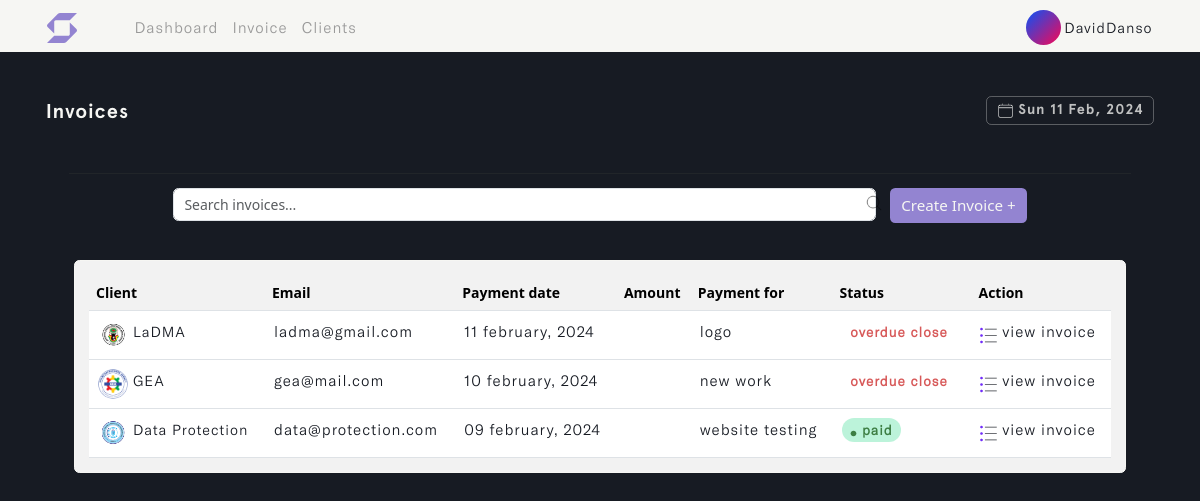
Page /invoice (signed in) on the earlier database version.
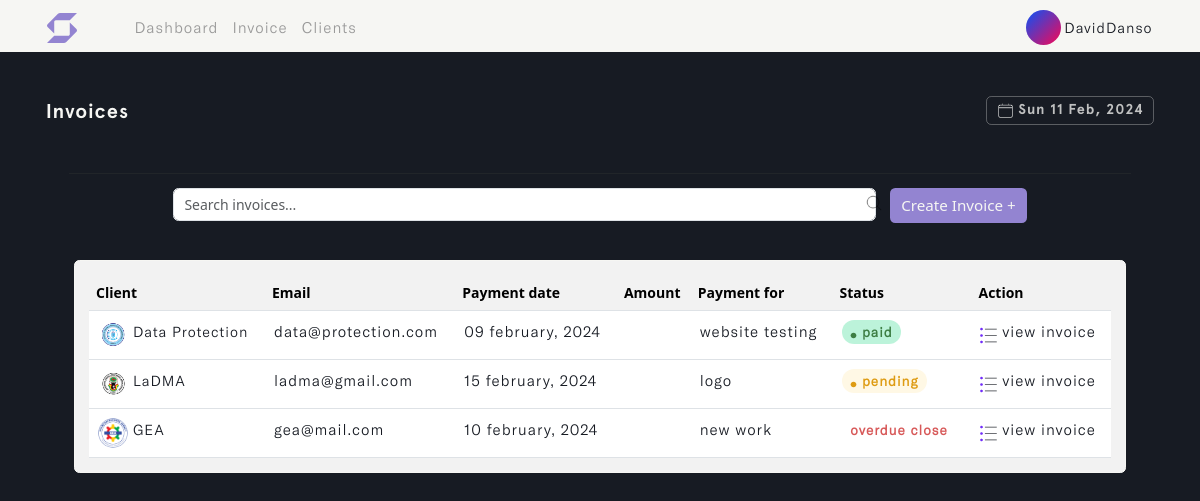
Same page on the later database version.
### invoice/models.py (models this page shows, shortened)
class Invoice(models.Model):
    STATUS = (
        ('Pending', 'Pending'),
        ('Paid', 'Paid')
    )
    CURRENCY = (
        ('USD 🇺🇸', 'USD 🇺🇸'),
        ('GHS 🇬🇭', 'GHS 🇬🇭'),
        ('GBP 🇬🇧', 'GBP 🇬🇧'),
        ('EUR 🇪🇺', 'EUR 🇪🇺'),
        ('NGN 🇳🇬', 'NGN 🇳🇬'),
    )
    account_owner = models.ForeignKey(Profile, on_delete=models.CASCADE)
    project_name = models.CharField(max_length=255)
    project_duration = models.CharField(max_length=50)
    client_name = models.ForeignKey(Client, on_delete=models.CASCADE, to_field='name', related_name='invoice',
                                    help_text='Select a client for this entry.')
    invoice_status = models.CharField(max_length=200, choices=STATUS)
    payment_date = models.DateField(max_length=200, null=True)
    currency = models.CharField(max_length=200, choices=CURRENCY)
    invoice_image = models.ImageField(null=True, blank=True, upload_to='invoice_image/', default='invoice.png')
    client_note = models.TextField(max_length=100000, null=True, blank=True)
    total = models.IntegerField(default=0, null=True, blank=True)
    updated_time_stamp = models.DateTimeField(auto_now=True)
    created_time_stamp = models.DateTimeField(auto_now_add=True)
    id = models.UUIDField(default=uuid.uuid4, primary_key=True, unique=True, editable=False)
    class Meta:
        ordering = ['-updated_time_stamp']

class Client(models.Model):
    account_owner = models.ForeignKey(Profile, on_delete=models.CASCADE)
    name = models.CharField(max_length=50, unique=True)
    address = models.CharField(max_length=255, default='...')
    country = models.CharField(max_length=50)
    email = models.EmailField(max_length=100, unique=True, default='...')
    phone_number = models.IntegerField(null=True, blank=True, default='(xxx)xxx-xxxx')
    city_state = models.CharField(max_length=50)
    postal_code = models.CharField(max_length=30, default='...')
    client_avatar = models.ImageField(null=True, blank=True, upload_to='client_avatar/', default='emil-kowalski.png')
    updated_time_stamp = models.DateTimeField(auto_now=True)
    created_time_stamp = models.DateTimeField(auto_now_add=True)
    id = models.UUIDField(default=uuid.uuid4, primary_key=True, unique=True, editable=False)
    @property
    def imageURL(self):
        try:
            url = self.client_avatar.url
        except:
            url = ''
        return url
    class Meta:
        ordering = ['-updated_time_stamp']
    def __str__(self):
        return self.name

### invoice/views.py (the view, shortened to what this page needs)
# urls.py: path('invoice', views.create_invoice, name='invoice'),
@login_required(login_url='login')
def create_invoice(request):
    profile = request.user.profile
    invoices = profile.invoice_set.all()
    custom_range, invoices = paginateInvoice(request, 5, invoices)
    for invoice in invoices:
        invoice.due = (invoice.payment_date - datetime.now().date()).days
    form = InvoiceCreationForm(request.user, request.POST, request.FILES if request.method == "POST" else None)
    context = {'form': form, 'invoices': invoices,
               'custom_range': custom_range}
    return render(request, 'invoice/invoice.html', context)

### invoice/forms.py
class InvoiceCreationForm(ModelForm):
    payment_date = forms.DateField(widget=DateInput)
    class Meta:
        model = Invoice
        fields = ['project_name', 'project_duration', 'client_name',
                  'invoice_status', 'payment_date', 'currency', 'invoice_image',
                  'client_note']
    def __init__(self, user, *args, **kwargs):
        super(InvoiceCreationForm, self).__init__(*args, **kwargs)
        self.fields['invoice_status'].widget.choices = [('', 'Choose status')] + list(self.fields['invoice_status'].widget.choices)
        self.fields['currency'].widget.choices = [('', 'Choose currency')] + list(self.fields['currency'].widget.choices)
        self.fields['client_name'].queryset = Client.objects.filter(account_owner=user.profile)
        self.fields['currency'].widget.attrs.update({'id': 'currency_field'})
        for name, field in self.fields.items():
            field.widget.attrs.update({'class': 'input form-control'})

### user/models.py (called while the page is built)
    def __str__(self):
        return self.name

### invoice/templates/invoice/invoice.html (shortened to what this page needs)
{% load static %}
<!DOCTYPE html>
<html lang="en" class="js has-scroll-init has-scroll-smooth">
  <head>
    <link rel="stylesheet" href="{% static '/css/bootstrap.min.css' %}" />
    <link rel="stylesheet" href="{% static '/css/invoice.css' %}" />
  </head>
  <body
    id="pageTop"
    class="page-content"
    data-spy="scroll"
    data-target="#mainNav"
  >
    {% include 'invoice/nav.html' %}
    <main>
      <div data-scroll class="page page--layout-2" id="main">
        {% if invoices %}
        <div id="hero">
          <div class="container-fluid">
            <div class="hero-intro">
              <p>
                Invoices
                <span class="badge">
                  <img
                    src="{% static '/images/calendar.png' %}"
                    class="img-fluid calender-img"
                    alt="calender-img"
                  />
                  {% now "D d M, Y" %}
                </span>
              </p>
            </div>
          </div>
        </div>
        <div id="search">
          <div class="container-fluid">
            <div class="search-intro">
              <hr />
              <div class="row g-3 d-flex justify-content-center">
                <div class="col-md-8">
                  <img
                    src="{% static '/images/magnifying-glass.png' %}"
                    class="img-fluid search--img"
                    alt="search--img"
                  />
                  <input
                    type="text"
                    class="form-control live-search-box"
                    placeholder="Search invoices..."
                  />
                </div>
                <div class="col-auto">
                  <button
                    type="submit"
                    class="btn mb-3 invoice--btn"
                    data-bs-toggle="offcanvas"
                    data-bs-target="#offcanvasRight"
                    aria-controls="offcanvasRight"
                  >
                    Create Invoice +
                  </button>
                </div>
              </div>
            </div>
          </div>
        </div>
        {% include 'invoice/desktop-table.html' %}
        {% endif %}
      </div>
    </main>
  </body>
</html>

### invoice/templates/invoice/desktop-table.html (shortened to what this page needs)
{% load static %}
{% load humanize %}
<div id="desktop-table" class="live-search-list">
  <div class="container">
    <div class="desktop-table-intro">
      <div class="card">
        <div class="card-body">
          <table class="table table-hover" id="invoice_table">
            <thead>
              <tr>
                <th scope="col">Client</th>
                <th scope="col">Email</th>
                <th scope="col">Payment date</th>
                <th scope="col">Amount</th>
                <th scope="col">Payment for</th>
                <th scope="col">Status</th>
                <th scope="col">Action</th>
              </tr>
            </thead>
            <tbody>
              {% for invoice in invoices %}
              <tr id="search_invoice">
                <td id="client_name">
                  <img
                    src="{{invoice.client_name.imageURL}}"
                    class="img-fluid rounded-circle"
                    id="avatar-img"
                    alt="avatar-img"
                  />
                  {{invoice.client_name}}
                </td>
                <td>{{invoice.client_name.email | truncatechars:25}}</td>
                <td>{{invoice.payment_date|date:"d F, Y"}}</td>
                <td>
                </td>
                <td>{{invoice.project_name | truncatechars:17}}</td>
                {% if invoice.due <= 3 and invoice.invoice_status != 'Paid' %}
                <td id="due_date">
                  <span class="badge">overdue close</span>
                </td>
                {% else %}
                {% if invoice.invoice_status == 'Pending' %}
                <td id="unpaid_status">
                  <span class="badge">
                    <img
                      src="{% static '/images/pending.svg' %}"
                      class="img-fluid"
                      id="clock-img"
                      alt="clock-img"
                    />
                    {{invoice.invoice_status}}
                  </span>
                </td>
                {% else %}
                <td id="paid_status">
                  <span class="badge">
                    <img
                      src="{% static '/images/paid.svg' %}"
                      class="img-fluid"
                      id="clock-img"
                      alt="clock-img"
                    />
                    {{invoice.invoice_status}}
                  </span>
                </td>
                {% endif %}
                {% endif %}
                <td>
                  <a href="{% url 'invoice-details' invoice.id %}">
                    <img
                      src="{% static '/images/list.png' %}"
                      class="img-fluid"
                      id="open_invoice-link"
                      alt="open_invoice-link"
                    />
                    view Invoice
                  </a>
                </td>
              </tr>
              {% endfor %}
            </tbody>
          </table>
        </div>
      </div>
    </div>
  </div>
</div>

Differences in the rows shown:
changed Invoice "09 february, 2024": moves up the list
changed Invoice "logo": payment_date "11 february, 2024" → "15 february, 2024"; invoice_status (not shown) → "pending"; no longer shows "overdue close"
